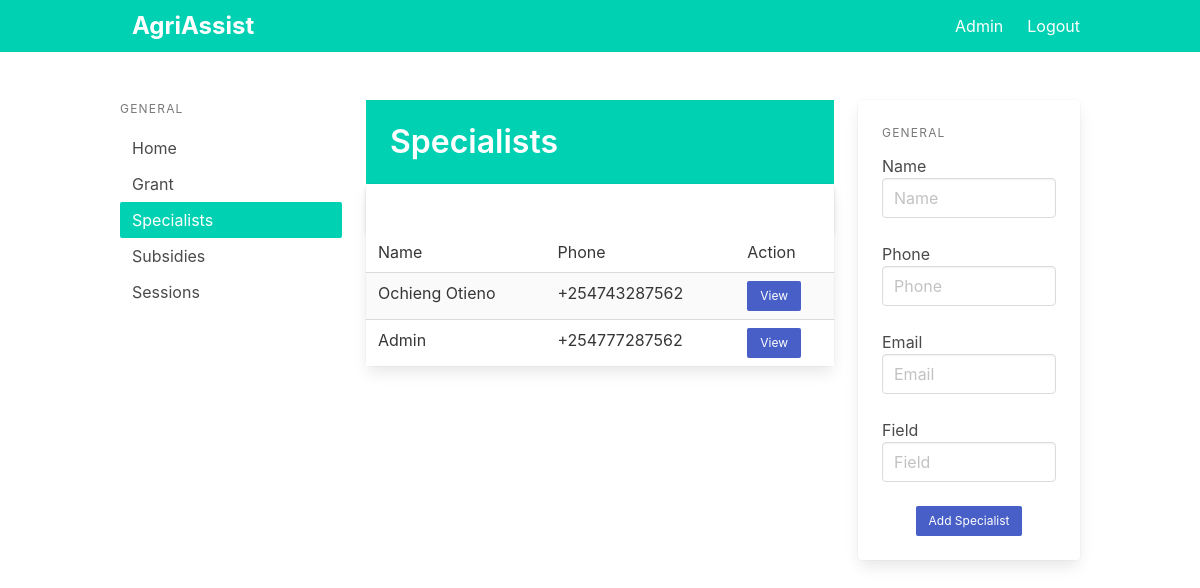
The page /specialist (signed in) on the database its author committed.
### app/models.py (models this page shows)
class Specialist(db.Model):
    id = db.Column(db.Integer, primary_key=True)
    name = db.Column(db.String(100))
    email = db.Column(db.String(100))
    phone = db.Column(db.String(15), unique=True)

### app/pages.py (the view)
@page.route('/specialist')
@login_required
def specialists():
    specialists = all_specialists()
    return render_template('specialists.html', specialists=specialists)

### app/__init__.py (called while the page is built)
def create_app():
    app = Flask(__name__)
    app.config.from_pyfile('settings.py')
    app.config["FLASK_DEBUG"] = True
    app.config['SECRET_KEY'] = 'secret-key-goes-here'
    app.config['SQLALCHEMY_DATABASE_URI'] = 'sqlite:///db.sqlite'
    db.init_app(app)
    login_manager = LoginManager()
    login_manager.login_view = 'auth.login'
    login_manager.init_app(app)
    from .models import Admin
    @login_manager.user_loader
    def load_user(user_id):
        return Admin.query.get(int(user_id))
    with app.app_context():
        db.create_all()
    from .auth import auth as auth_blueprint
    app.register_blueprint(auth_blueprint)
    from .pages import page as page_blueprint
    app.register_blueprint(page_blueprint)
    from .main import main as main_blueprint
    app.register_blueprint(main_blueprint)
    return app

### app/utils.py (called while the page is built)
def all_specialists():
    return Specialist.query.all()

### app/templates/specialists.html (shortened to what this page needs)
{% extends "base.html" %}
{% block content %}
<div class="columns">
    <div class="column is-3">
        <aside class="menu is-hidden-mobile">
            <p class="menu-label">
                General
            </p>
            <ul class="menu-list">
                <li><a href="/">Home</a></li>
                <li><a href="{{ url_for('page.grants') }}">Grant</a></li>
                <li><a href="{{ url_for('page.specialists') }}"
                        class="has-background-primary has-text-white">Specialists</a></li>
                <li><a href="{{ url_for('page.subsidies') }}">Subsidies</a></li>
                <li><a href="{{ url_for('page.sessions') }}">Sessions</a></li>
            </ul>
        </aside>
    </div>
    <div class="column is-6">
        <section class="hero is-primary welcome is-small">
            <div class="hero-body">
                <div class="">
                    <h1 class="title">
                        Specialists
                    </h1>
                </div>
            </div>
        </section>
        <div class="is-3">
            <div class="card events-card">
                <header class="card-header">
                    <a href="#" class="card-header-icon" aria-label="more options">
                        <span class="icon">
                        </span>
                    </a>
                </header>
                <div class="card-table">
                    <div class="content">
                        <table class="table is-fullwidth is-striped">
                            <tbody>
                                <tr>
                                    <td>Name</td>
                                    <td>Phone</td>
                                    <td>Action</td>
                                </tr>
                                {% for specialist in specialists %}
                                <tr>
                                    <td>{{specialist.name}}</td>
                                    <td>{{specialist.phone}}</td>
                                    <td><a class="button is-link is-small"
                                            href="/specialists/{{specialist.id}}">View</a></td>
                                </tr>
                                {% endfor %}
                            </tbody>
                        </table>
                    </div>
                </div>
            </div>
        </div>
        <br />
    </div>
    <div class="column is-3">
        <div class="card">
            <div class="card-content">
                <div class="content">
                    <aside class="menu is-hidden-mobile">
                        <p class="menu-label">
                            General
                        </p>
                        <div class="file is-centered is-boxed is-success has-name">
                            <label class="file-label">
                                <form action="{{ url_for('page.new_specialist') }}" method="POST">
                                    <div class="control">
                                        <label>Name</label>
                                        <input class="input" name="name" type="text" placeholder="Name">
                                    </div>
                                    <br />
                                    <div class="control">
                                        <label>Phone</label>
                                        <input class="input" name="phone" type="text" placeholder="Phone">
                                    </div>
                                    <br />
                                    <div class="control">
                                        <label>Email</label>
                                        <input class="input" name="email" type="text" placeholder="Email">
                                    </div>
                                    <br />
                                    <div class="control">
                                        <label>Field</label>
                                        <input class="input" name="field" type="text" placeholder="Field">
                                    </div>
                                    <br />
                                    <div class="field is-grouped is-grouped-centered">
                                        <p class="control">
                                            <input type="submit" class="button is-primary is-link is-small"
                                                value="Add Specialist">
                                        </p>
                                    </div>
                                </form>
                            </label>
                        </div>
                    </aside>
                </div>
            </div>
        </div>
    </div>
</div>
{% endblock %}

### rows shown on the page
Specialist: name "Ochieng Otieno", phone "+254743287562"
Specialist: name "Admin", phone "+254777287562"
